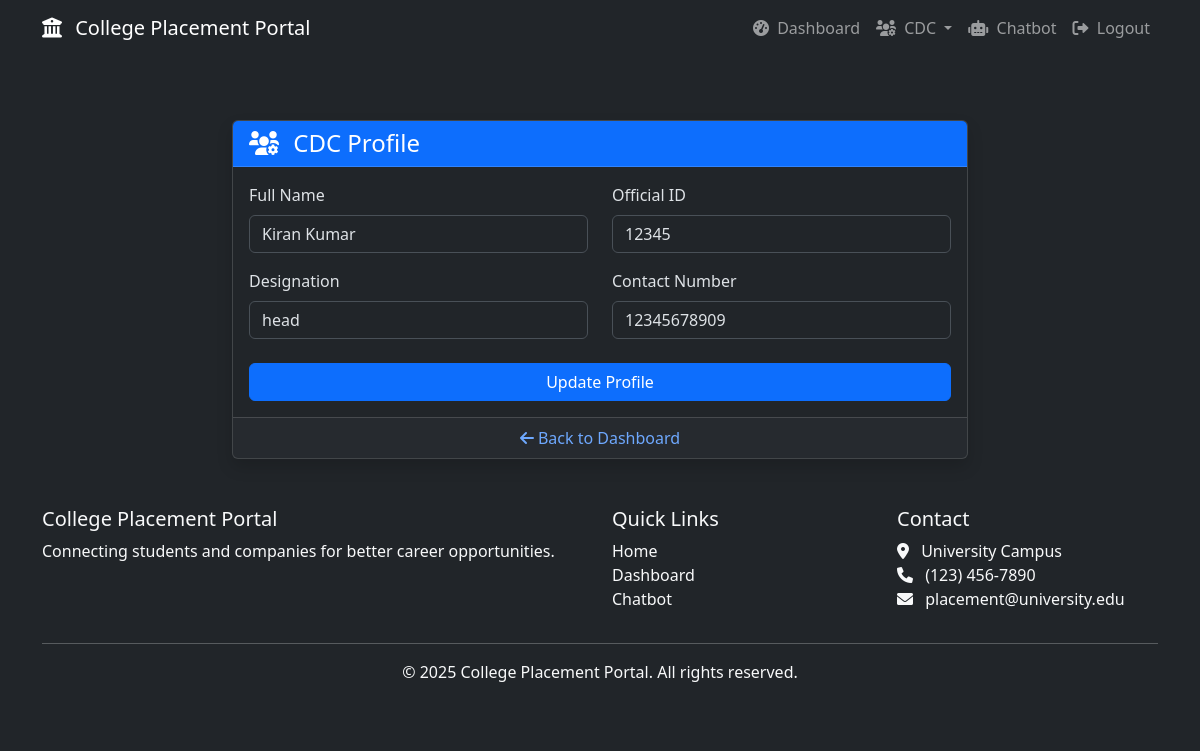
The app's page /cdc/profile (signed in) with its own data.
### models.py (models this page shows, shortened)
class CDCProfile(db.Model):
    id = db.Column(db.Integer, primary_key=True)
    user_id = db.Column(db.Integer, db.ForeignKey('user.id'), nullable=False)
    full_name = db.Column(db.String(100), nullable=False)
    official_id = db.Column(db.String(50), nullable=False)
    designation = db.Column(db.String(100), nullable=False)
    contact_number = db.Column(db.String(15), nullable=False)

### routes.py (the view)
@bp.route('/cdc/profile', methods=['GET', 'POST'])
@login_required
def cdc_profile():
    if not current_user.is_cdc():
        flash('Access denied.', 'danger')
        return redirect(url_for('routes.dashboard'))
    form = CDCProfileForm()
    if form.validate_on_submit():
        cdc = current_user.cdc_profile
        cdc.full_name = form.full_name.data
        cdc.official_id = form.official_id.data
        cdc.designation = form.designation.data
        cdc.contact_number = form.contact_number.data
        db.session.commit()
        flash('Profile updated successfully!', 'success')
        return redirect(url_for('routes.cdc_profile'))
    elif request.method == 'GET':
        cdc = current_user.cdc_profile
        form.full_name.data = cdc.full_name
        form.official_id.data = cdc.official_id
        form.designation.data = cdc.designation
        form.contact_number.data = cdc.contact_number
    return render_template('cdc/profile.html', form=form)

### forms.py
class CDCProfileForm(FlaskForm):
    full_name = StringField('Full Name', validators=[DataRequired()])
    official_id = StringField('Official ID', validators=[DataRequired()])
    designation = StringField('Designation', validators=[DataRequired()])
    contact_number = StringField('Contact Number', validators=[DataRequired()])
    submit = SubmitField('Update Profile')

### models.py (called while the page is built)
    def is_student(self):
        return self.role == ROLE_STUDENT

    def is_cdc(self):
        return self.role == ROLE_CDC

### templates/cdc/profile.html (shortened to what this page needs)
{% extends "base.html" %}
{% block content %}
<div class="row justify-content-center mt-4">
    <div class="col-md-8">
        <div class="card shadow">
            <div class="card-header bg-primary text-white">
                <h4 class="mb-0">
                    <i class="fas fa-users-cog me-2"></i>
                    CDC Profile
                </h4>
            </div>
            <div class="card-body">
                <form method="POST">
                    <div class="row mb-3">
                        <div class="col-md-6">
                            <label for="{{ form.full_name.id }}" class="form-label">Full Name</label>
                            {{ form.full_name(class="form-control", placeholder="Enter your full name") }}
                        </div>
                        <div class="col-md-6">
                            <label for="{{ form.official_id.id }}" class="form-label">Official ID</label>
                            {{ form.official_id(class="form-control", placeholder="Enter your CDC ID") }}
                        </div>
                    </div>
                    <div class="row mb-3">
                        <div class="col-md-6">
                            <label for="{{ form.designation.id }}" class="form-label">Designation</label>
                            {{ form.designation(class="form-control", placeholder="e.g., Placement Officer") }}
                        </div>
                        <div class="col-md-6">
                            <label for="{{ form.contact_number.id }}" class="form-label">Contact Number</label>
                            {{ form.contact_number(class="form-control", placeholder="Enter your contact number") }}
                        </div>
                    </div>
                    <div class="d-grid gap-2 mt-4">
                        {{ form.submit(class="btn btn-primary") }}
                    </div>
                </form>
            </div>
            <div class="card-footer text-center">
                <a href="{{ url_for('routes.cdc_dashboard') }}" class="text-decoration-none">
                    <i class="fas fa-arrow-left me-1"></i>Back to Dashboard
                </a>
            </div>
        </div>
    </div>
</div>
{% endblock %}

### records on screen
CDCProfile: full_name "Kiran Kumar", official_id "12345", designation "head", contact_number "12345678909"
